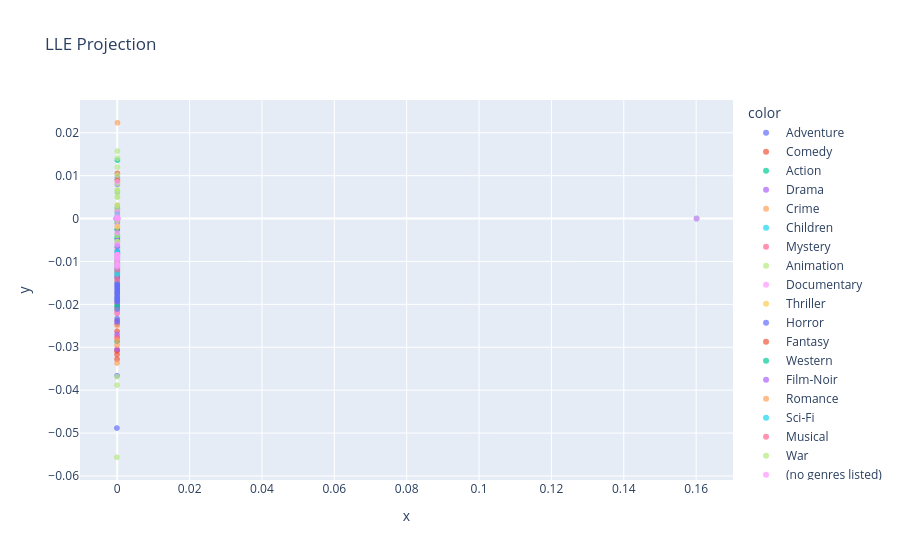

The notebook cell saved with this chart:
### Markdown cell above
LocallyLinearEmbedding (LLE)

### Code cell
embedding = LocallyLinearEmbedding(n_components = 2)
X_transformed = embedding.fit_transform(X_num_scaled)
fig_lle = px.scatter( x = X_transformed[:,0], y =X_transformed[:,1], color = y, opacity = 0.7, title = 'LLE Projection')
fig_lle.show()

### Figure 1 — Plotly figure (JSON) as saved in the notebook; plotly's stock layout.template omitted (floating-point values rounded to 4 significant figures; data arrays with more than 128 entries replaced by an {"elided": "..."} marker saying what was removed)
{"data": [{"hovertemplate": "color=Adventure<br>x=%{x}<br>y=%{y}<extra></extra>", "legendgroup": "Adventure", "marker": {"color": "#636efa", "opacity": 0.7, "symbol": "circle"}, "mode": "markers", "name": "Adventure", "showlegend": true, "type": "scattergl", "x": {"elided": "653 float values"}, "xaxis": "x", "y": {"elided": "653 float values"}, "yaxis": "y"}, {"hovertemplate": "color=Comedy<br>x=%{x}<br>y=%{y}<extra></extra>", "legendgroup": "Comedy", "marker": {"color": "#EF553B", "opacity": 0.7, "symbol": "circle"}, "mode": "markers", "name": "Comedy", "showlegend": true, "type": "scattergl", "x": {"elided": "2779 float values"}, "xaxis": "x", "y": {"elided": "2779 float values"}, "yaxis": "y"}, {"hovertemplate": "color=Action<br>x=%{x}<br>y=%{y}<extra></extra>", "legendgroup": "Action", "marker": {"color": "#00cc96", "opacity": 0.7, "symbol": "circle"}, "mode": "markers", "name": "Action", "showlegend": true, "type": "scattergl", "x": {"elided": "1828 float values"}, "xaxis": "x", "y": {"elided": "1828 float values"}, "yaxis": "y"}, {"hovertemplate": "color=Drama<br>x=%{x}<br>y=%{y}<extra></extra>", "legendgroup": "Drama", "marker": {"color": "#ab63fa", "opacity": 0.7, "symbol": "circle"}, "mode": "markers", "name": "Drama", "showlegend": true, "type": "scattergl", "x": {"elided": "2226 float values"}, "xaxis": "x", "y": {"elided": "2226 float values"}, "yaxis": "y"}, {"hovertemplate": "color=Crime<br>x=%{x}<br>y=%{y}<extra></extra>", "legendgroup": "Crime", "marker": {"color": "#FFA15A", "opacity": 0.7, "symbol": "circle"}, "mode": "markers", "name": "Crime", "showlegend": true, "type": "scattergl", "x": {"elided": "537 float values"}, "xaxis": "x", "y": {"elided": "537 float values"}, "yaxis": "y"}, {"hovertemplate": "color=Children<br>x=%{x}<br>y=%{y}<extra></extra>", "legendgroup": "Children", "marker": {"color": "#19d3f3", "opacity": 0.7, "symbol": "circle"}, "mode": "markers", "name": "Children", "showlegend": true, "type": "scattergl", "x": {"elided": "197 float values"}, "xaxis": "x", "y": {"elided": "197 float values"}, "yaxis": "y"}, {"hovertemplate": "color=Mystery<br>x=%{x}<br>y=%{y}<extra></extra>", "legendgroup": "Mystery", "marker": {"color": "#FF6692", "opacity": 0.7, "symbol": "circle"}, "mode": "markers", "name": "Mystery", "showlegend": true, "type": "scattergl", "x": [4.61e-07, 1.538e-06, 4.728e-06, -2.058e-06, -7.967e-07, 1.997e-06, 1.481e-08, 1.836e-07, -7.122e-07, 4.228e-06, 8.422e-08, -1.488e-06, -5.198e-07, -6.348e-07, -8.838e-07, -7.261e-07, -1.268e-06, 2.222e-07, 4.968e-06, 4.681e-06, 4.241e-06, -3.626e-05, 3.899e-06, 4.291e-07, -1.888e-07, -5.701e-07, 4.937e-06, -9.311e-08, 5.034e-06, 1.634e-08, 4.901e-06, 4.437e-07, -4.758e-05, 3.96e-06, 4.078e-07, 4.178e-06, 1.368e-07, -9.443e-07, -1.358e-06, 2.162e-06, 4.864e-06, 1.295e-07, 5.278e-06, 4.84e-06, -2.692e-05, 5.271e-06, 3.601e-06, 2.08e-06], "xaxis": "x", "y": [-0.01046, -0.01011, -0.008672, -0.01159, -0.011, -0.008736, -0.01063, -0.01051, -0.01097, -0.008425, -0.01057, -0.01123, -0.01087, -0.01093, -0.01104, -0.01096, -0.01114, -0.01054, -0.008594, -0.00886, -0.008427, -0.02385, -0.009146, -0.01047, -0.01071, -0.01084, -0.008494, -0.01065, -0.008572, -0.01061, -0.008515, -0.01047, -0.0279, -0.008433, -0.01052, -0.008416, -0.01058, -0.01103, -0.01122, -0.009823, -0.008791, -0.01051, -0.008602, -0.008805, -3.654e-07, -0.008657, -0.009001, -0.009894], "yaxis": "y"}, {"hovertemplate": "color=Animation<br>x=%{x}<br>y=%{y}<extra></extra>", "legendgroup": "Animation", "marker": {"color": "#B6E880", "opacity": 0.7, "symbol": "circle"}, "mode": "markers", "name": "Animation", "showlegend": true, "type": "scattergl", "x": {"elided": "298 float values"}, "xaxis": "x", "y": {"elided": "298 float values"}, "yaxis": "y"}, {"hovertemplate": "color=Documentary<br>x=%{x}<br>y=%{y}<extra></extra>", "legendgroup": "Documentary", "marker": {"color": "#FF97FF", "opacity": 0.7, "symbol": "circle"}, "mode": "markers", "name": "Documentary", "showlegend": true, "type": "scattergl", "x": {"elided": "386 float values"}, "xaxis": "x", "y": {"elided": "386 float values"}, "yaxis": "y"}, {"hovertemplate": "color=Thriller<br>x=%{x}<br>y=%{y}<extra></extra>", "legendgroup": "Thriller", "marker": {"color": "#FECB52", "opacity": 0.7, "symbol": "circle"}, "mode": "markers", "name": "Thriller", "showlegend": true, "type": "scattergl", "x": [-5.724e-07, -1.551e-07, -3.872e-06, -5.196e-07, -1.406e-06, 5.913e-07, -1.125e-06, -6.275e-08, 1.2e-07, 2.406e-05, -1.527e-07, -8.59e-08, 7.642e-07, -4.293e-06, 2.743e-07, -2.966e-07, -7.316e-09, 4.916e-06, 4.37e-06, 1.987e-06, -2.164e-06, 4.967e-06, 1.995e-06, -5.773e-07, 4.967e-06, 1.992e-06, 5.137e-07, -4.279e-07, 5.166e-07, -4.106e-07, 5.762e-07, -1.855e-05, -2.155e-06, 1.985e-06, -3.956e-07, -1.35e-06, 5.019e-06, -1.04e-06, 1.994e-06, 4.893e-06, 4.938e-06, -4.06e-07, -5.054e-07, 1.089e-06, 5.68e-06, 1.76e-07, -8.553e-07, -1.786e-06, 1.795e-06, 2.116e-06, 4.969e-06, -1.323e-06, -7.547e-07, 4.123e-06, 3.468e-06, 4.952e-07, 3.902e-06, 5.277e-06, 2.277e-07, 5.24e-06, 2.022e-06, 2.323e-06, 4.969e-06, 1.889e-06, 4.579e-06, 4.206e-06, 4.969e-06, 4.907e-06, 4.885e-06, 4.31e-06, 3.715e-07, 5.241e-06, 4.949e-06, 4.216e-07, 2.467e-07, 4.84e-06, 6.675e-07, 2.259e-06, -3.896e-07, 4.369e-06, 1.187e-07, 4.945e-06, 5.247e-06, 8.259e-07], "xaxis": "x", "y": [-0.0109, -0.01076, -0.01208, -0.01087, -0.01128, -0.01042, -0.01112, -0.01073, -0.01068, -0.001922, -0.01068, -0.01066, -0.01042, -0.01229, -0.01054, -0.01076, -0.01063, -0.008611, -0.008458, -0.008734, -0.01159, -0.008594, -0.008736, -0.01089, -0.008594, -0.008735, -0.01046, -0.01081, -0.01044, -0.01082, -0.01039, -0.01742, -0.01157, -0.008734, -0.01088, -0.01123, -0.00862, -0.01109, -0.008736, -0.008787, -0.008604, -0.01083, -0.01088, -0.0103, -0.008463, -0.01057, -0.01101, -0.01133, -0.008703, -0.009643, -0.008594, -0.01126, -0.01098, -0.008433, -0.009304, -0.01045, -0.009262, -0.008655, -0.01049, -0.008669, -0.008742, -0.008723, -0.008593, -0.008714, -0.008848, -0.009022, -0.008593, -0.008782, -0.00879, -0.008977, -0.01058, -0.008669, -0.00846, -0.01042, -0.01059, -0.008805, -0.01025, -0.008784, -0.01052, -0.008972, -0.01051, -0.008458, -0.008666, -0.009899], "yaxis": "y"}, {"hovertemplate": "color=Horror<br>x=%{x}<br>y=%{y}<extra></extra>", "legendgroup": "Horror", "marker": {"color": "#636efa", "opacity": 0.7, "symbol": "circle"}, "mode": "markers", "name": "Horror", "showlegend": true, "type": "scattergl", "x": {"elided": "468 float values"}, "xaxis": "x", "y": {"elided": "468 float values"}, "yaxis": "y"}, {"hovertemplate": "color=Fantasy<br>x=%{x}<br>y=%{y}<extra></extra>", "legendgroup": "Fantasy", "marker": {"color": "#EF553B", "opacity": 0.7, "symbol": "circle"}, "mode": "markers", "name": "Fantasy", "showlegend": true, "type": "scattergl", "x": [-1.452e-07, -1.786e-06, -6.035e-08, 5.174e-07, 1.637e-06, 1.573e-06, 2.731e-07, -9.263e-08, 4.187e-06, 4.968e-06, 4.204e-07, 5.277e-06, 3.693e-09, 4.147e-06, 0.1601, 5.01e-06, 4.884e-07, 4.151e-05, 2.382e-07, -1.411e-06, 1.999e-06, 4.923e-06, 4.969e-06, 4.353e-06, 1.997e-06, 4.725e-07, 4.648e-07, -4.449e-07, -7.366e-07, 4.666e-06, 2.322e-07, 5.445e-06, 4.943e-06, -3.1e-08, -1.237e-06, 8.6e-08, -5.807e-07, 2.123e-06, 4.756e-06, 2.591e-06, 2.334e-06, 4.509e-06], "xaxis": "x", "y": [-0.01071, -0.0114, -0.01066, -0.01044, -0.01007, -0.01005, -0.01054, -0.01065, -0.009038, -0.008594, -0.01054, -0.008655, -0.01059, -0.008407, -1.316e-07, -0.008747, -0.01038, 0.008888, -0.01054, -0.01129, -0.008737, -0.00846, -0.008593, -0.008458, -0.008736, -0.01045, -0.01042, -0.01001, -0.01098, -0.007971, -0.01061, -0.009224, -0.008471, -0.0106, -0.01116, -0.01053, -0.01088, -0.009868, -0.008741, -0.009666, -0.009797, -0.008624], "yaxis": "y"}, {"hovertemplate": "color=Western<br>x=%{x}<br>y=%{y}<extra></extra>", "legendgroup": "Western", "marker": {"color": "#00cc96", "opacity": 0.7, "symbol": "circle"}, "mode": "markers", "name": "Western", "showlegend": true, "type": "scattergl", "x": [-1.261e-06, 1.583e-06, -2.304e-06, -4.393e-08, 4.961e-06, 4.086e-07, 3.672e-08, 6.977e-07, 4.998e-06, 1.738e-07, 4.988e-06, 4.976e-06, 4.967e-06, 1.998e-06, 2.01e-06, 1.981e-06, -9.102e-08, -2.83e-07, 4.93e-06, 1.296e-06, 2.47e-06, -4.72e-07, 4.912e-06], "xaxis": "x", "y": [-0.01117, -0.009948, -0.01157, -0.01062, -0.008596, -0.01039, -0.01061, -0.01028, -0.008585, -0.01045, -0.008593, -0.008591, -0.008594, -0.008737, -0.008739, -0.008733, -0.01061, -0.01066, -0.008607, -0.009475, -0.009732, -0.01054, -0.008495], "yaxis": "y"}, {"hovertemplate": "color=Film-Noir<br>x=%{x}<br>y=%{y}<extra></extra>", "legendgroup": "Film-Noir", "marker": {"color": "#ab63fa", "opacity": 0.7, "symbol": "circle"}, "mode": "markers", "name": "Film-Noir", "showlegend": true, "type": "scattergl", "x": [4.97e-06, -2.859e-07, 5.532e-07, 4.459e-08, 4.323e-07, 3.22e-07, -3.647e-07, 1.238e-06, 4.09e-06, 2.003e-06, 4.131e-06, 1.999e-06], "xaxis": "x", "y": [-0.008593, -0.01073, -0.01033, -0.01059, -0.01039, -0.01045, -0.01083, -0.01012, -0.008401, -0.008738, -0.008418, -0.008737], "yaxis": "y"}, {"hovertemplate": "color=Romance<br>x=%{x}<br>y=%{y}<extra></extra>", "legendgroup": "Romance", "marker": {"color": "#FFA15A", "opacity": 0.7, "symbol": "circle"}, "mode": "markers", "name": "Romance", "showlegend": true, "type": "scattergl", "x": [4.973e-06, 4.967e-06, 1.995e-06, 4.957e-06, 2e-06, 2.007e-06, 4.627e-06, 4.971e-06, 4.439e-06, -1.628e-06, 1.619e-07, 7.155e-07, 1.987e-06, -6.213e-06, 1.029e-06, -1.846e-06, 4.912e-06, -4.9e-05, 4.004e-06, -3.328e-07, 6.243e-07, 4.905e-06, 4.221e-06, 1.999e-06, 1.997e-06, 2e-06, -1.941e-06, 7.122e-05, 1.999e-06, 1.997e-06, 4.13e-06, -1.884e-06, 1.771e-07, 3.335e-06, -3.208e-06, 4.248e-06, 4.858e-06, 5.307e-06], "xaxis": "x", "y": [-0.008592, -0.008594, -0.008736, -0.008448, -0.008737, -0.008738, -0.008075, -0.008594, -0.008948, -0.01141, -0.01058, -0.01041, -0.008734, -0.01291, -0.01001, -0.01141, -0.00856, -0.02842, -0.009192, -0.01071, -0.01039, -0.008782, -0.008423, -0.008737, -0.008736, -0.008737, -0.01146, 0.02233, -0.008737, -0.008736, -0.008403, -0.01146, -0.01056, -0.008954, -0.01213, -0.008429, -0.008799, -0.008643], "yaxis": "y"}, {"hovertemplate": "color=Sci-Fi<br>x=%{x}<br>y=%{y}<extra></extra>", "legendgroup": "Sci-Fi", "marker": {"color": "#19d3f3", "opacity": 0.7, "symbol": "circle"}, "mode": "markers", "name": "Sci-Fi", "showlegend": true, "type": "scattergl", "x": [1.01e-06, 6.087e-07, -3.579e-07, -4.553e-06, 4.967e-06, 4.596e-06, 5.248e-06, 1.129e-06, 2.003e-06, -2.181e-06, 4.948e-06, 1.998e-06, 1.999e-06, 4.963e-06, 4.183e-06, 1.998e-06, -5.632e-07, 6.491e-07, 4.708e-06, 3.61e-06, 3.212e-06, -1.218e-06, 4.669e-06, 4.553e-06, -9.888e-07, 5.299e-06, 4.953e-06, 4.856e-06, 0.1601, 1.997e-06, 4.922e-06, 1.994e-06, 1.979e-06, 8.975e-08, -1.118e-06, 4.198e-06, 6.45e-06, 1.243e-06, 9.022e-07, 4.142e-06, -6.577e-06, 9.46e-06, 1.925e-06, 1.999e-06, 4.944e-06, 5.238e-06, 3.861e-06, 6.161e-06, 5.174e-07, 5.896e-06, -2.003e-06, 2.442e-05, 4.949e-06, 4.969e-06, 1.999e-06, 1.653e-06, 4.947e-06, 5.313e-06, 4.984e-07, 1.497e-06, 3.752e-06, 3.622e-06], "xaxis": "x", "y": [-0.01028, -0.01041, -0.01078, -0.01235, -0.008594, -0.008891, -0.008666, -0.01023, -0.008738, -0.01155, -0.0086, -0.008737, -0.008737, -0.008595, -0.00842, -0.008737, -0.01084, -0.01001, -0.00885, -0.009054, -0.008879, -0.01116, -0.008864, -0.008907, -0.01107, -0.008646, -0.008455, -0.0088, -1.316e-07, -0.008736, -0.008458, -0.008736, -0.008733, -0.01056, -0.01113, -0.008405, -0.0081, -0.01014, -0.01024, -0.008895, -0.01306, -0.007674, -0.009906, -0.008737, -0.008602, -0.00867, -0.008561, -0.008203, -0.01029, -0.008308, -0.01163, 0.000771, -0.008459, -0.008593, -0.008737, -0.009972, -0.00847, -0.008638, -0.01026, -0.01005, -0.008191, -0.008605], "yaxis": "y"}, {"hovertemplate": "color=Musical<br>x=%{x}<br>y=%{y}<extra></extra>", "legendgroup": "Musical", "marker": {"color": "#FF6692", "opacity": 0.7, "symbol": "circle"}, "mode": "markers", "name": "Musical", "showlegend": true, "type": "scattergl", "x": [-1.177e-07, 1.659e-07, -4.932e-07, 4.968e-06, -6.123e-07, 4.929e-06, -8.214e-07, 8.571e-08, 1.999e-06, 2.957e-06, 1.637e-08, 1.845e-06, 4.138e-06, 4.152e-06, -9.462e-06, 4.27e-06, -6.17e-07, 4.374e-06, 4.468e-07, 4.118e-06, -2.703e-06, 4.936e-06, -2.692e-05], "xaxis": "x", "y": [-0.01066, -0.01051, -0.01092, -0.008594, -0.01084, -0.008606, -0.01104, -0.01052, -0.008737, -0.009512, -0.01063, -0.008711, -0.008405, -0.008406, -0.01413, -0.008438, -0.01084, -0.008459, -0.01035, -0.008401, -0.0119, -0.008581, -3.654e-07], "yaxis": "y"}, {"hovertemplate": "color=War<br>x=%{x}<br>y=%{y}<extra></extra>", "legendgroup": "War", "marker": {"color": "#B6E880", "opacity": 0.7, "symbol": "circle"}, "mode": "markers", "name": "War", "showlegend": true, "type": "scattergl", "x": [4.965e-08, -3.861e-07, 4.995e-06, 1.999e-06], "xaxis": "x", "y": [-0.01063, -0.0108, -0.008591, -0.008737], "yaxis": "y"}, {"hovertemplate": "color=(no genres listed)<br>x=%{x}<br>y=%{y}<extra></extra>", "legendgroup": "(no genres listed)", "marker": {"color": "#FF97FF", "opacity": 0.7, "symbol": "circle"}, "mode": "markers", "name": "(no genres listed)", "showlegend": true, "type": "scattergl", "x": [3.429e-06, 3.12e-06, 2.157e-06, 4.93e-06, 4.939e-06, 4.836e-06, 4.941e-06, -6.149e-07, -3.739e-07, 5.293e-06, 1.965e-06, 9.797e-06, -1.475e-06, 4.967e-06, 2.15e-06, 1.999e-06, 1.995e-06, 4.945e-06, 4.949e-06, 2.292e-05, -2.692e-05, 2.173e-06, 0.1601, 4.713e-06, 1.965e-06, 4.111e-06, -2.692e-05, 4.216e-06, -0.0001596, 0.0001512, 4.042e-05, 1.999e-06, 4.12e-06, 5.235e-06], "xaxis": "x", "y": [-0.008616, -0.009337, -0.00984, -0.008729, -0.008489, -0.008484, -0.008483, -0.01088, -0.0108, -0.008661, 2.649e-08, -0.00611, -0.01125, -0.008594, -0.008733, -0.008737, -0.008736, -0.008459, -0.008456, 0.000565, -3.654e-07, -0.008711, -1.316e-07, -0.008848, 2.649e-08, -0.0084, -3.654e-07, -0.009273, -1.898e-06, 2.081e-06, 0.008551, -0.008737, -0.008407, -0.008626], "yaxis": "y"}], "layout": {"legend": {"title": {"text": "color"}, "tracegroupgap": 0}, "title": {"text": "LLE Projection"}, "xaxis": {"anchor": "y", "domain": [0, 1], "title": {"text": "x"}}, "yaxis": {"anchor": "x", "domain": [0, 1], "title": {"text": "y"}}}}
